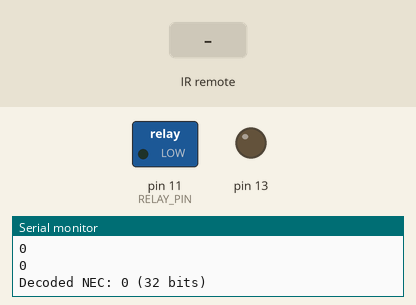
Simulated run of this sketch. Board: Arduino Uno, built with avr-gcc and run on an emulated ATmega328P. On the bench: switched loads named in the sketch (green lamp = pin HIGH), output pins drawn as LEDs (lit = HIGH), the last lines printed to the serial monitor. The test bench sets the inputs (shaded band).

Above: at 1.8 s.
1.9 s: infrared code 0x6212287 received
At 3.2 s:
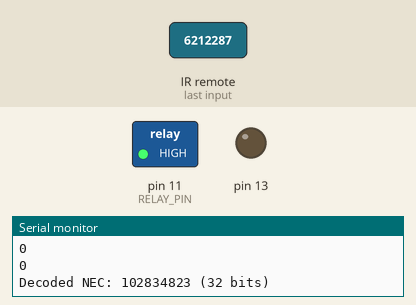
3.5 s: infrared code 0x5E7DB3DC received
At 5.4 s:
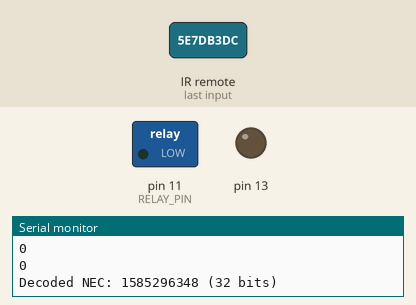
Timing chart, 0 to 6.9 s (numbered marks = the images above; inputs shaded):
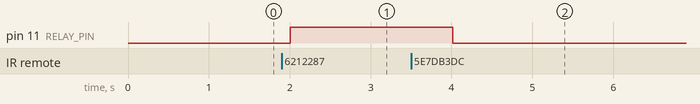

The sketch:

IRrelay.ino
```cpp
// (licence header left out)
#include <IRremote.h>
//#include<avr/interrupt.h>
int RECV_PIN = 4;
int RELAY_PIN =11;

IRrecv irrecv(RECV_PIN);
decode_results results;

// Dumps out the decode_results structure.
// Call this after IRrecv::decode()
//void * to work around compiler issue
//void dump(void *v) {
//decode_results *results = (decode_results *);
void dump(decode_results *results)
{
  int count = results->rawlen;
  if (results->decode_type == UNKNOWN)
  {
    Serial.println("Could not decode message");
  }
  else
  {
    if (results->decode_type == NEC)
    {
      Serial.print("Decoded NEC: ");
    }
    else if (results->decode_type == SONY)
    {
      Serial.print("Decoded SONY: ");
    }
    else if (results->decode_type == RC5)
    {
      Serial.print("Decoded RC5: ");
    }
    else if (results->decode_type == RC6)
    {
      Serial.print("Decoded RC6: ");
    }
  }

    Serial.print(results->value);
    Serial.print(" (");
    Serial.print(results->bits, DEC);
    Serial.println(" bits)");
  }
 /* Serial.print("Raw (");
  Serial.print(count, DEC);
  Serial.print("): ");

  for (int i = 0; i < count; i++) {
    if ((i % 2) == 1) {
      Serial.print(results->rawbuf[i]*USECPERTICK, DEC);
    }
    else {
      Serial.print(-(int)results->rawbuf[i]*USECPERTICK, DEC);
    }
    Serial.print(" ");
  }
  Serial.println("");
*/


void setup()
{
  pinMode(RELAY_PIN, OUTPUT);
  pinMode(13, OUTPUT);
  Serial.begin(9600);
  irrecv.enableIRIn(); // Start the receiver
}

int on = 0;
unsigned long last = millis();
//Serial.println(last);

void loop()
{Serial.println(irrecv.decode(&results));
       dump(&results);
delay(1000);
  if(irrecv.decode(&results))
 {
  Serial.println(irrecv.decode(&results));

    // If it's been at least 1/4 second since the last
    // IR received, toggle the relay
   if (  millis() - last > 5)
   {
      dump(&results);

      if ( results.value == 1585296348)  // mi remote home button
      {
      digitalWrite(RELAY_PIN, LOW);
      //digitalWrite(13, on ? HIGH : LOW);
      Serial.println(digitalRead(RELAY_PIN));
      }
       else if( results.value == 102834823)// mi remote straight button
       {
      digitalWrite(RELAY_PIN, HIGH);
      Serial.println(digitalRead(RELAY_PIN));
      }
     //Serial.write(irrecv.resume());
   }
    last = millis();
    irrecv.resume(); // Receive the next value

  }else
  {
    Serial.println(irrecv.decode(&results));
  }
}
```

Measured:
- after the input at 1.9 s, pin 11 (RELAY_PIN): LOW → HIGH after 0.10 s
- after the input at 3.5 s, pin 11 (RELAY_PIN): HIGH → LOW after 0.52 s
